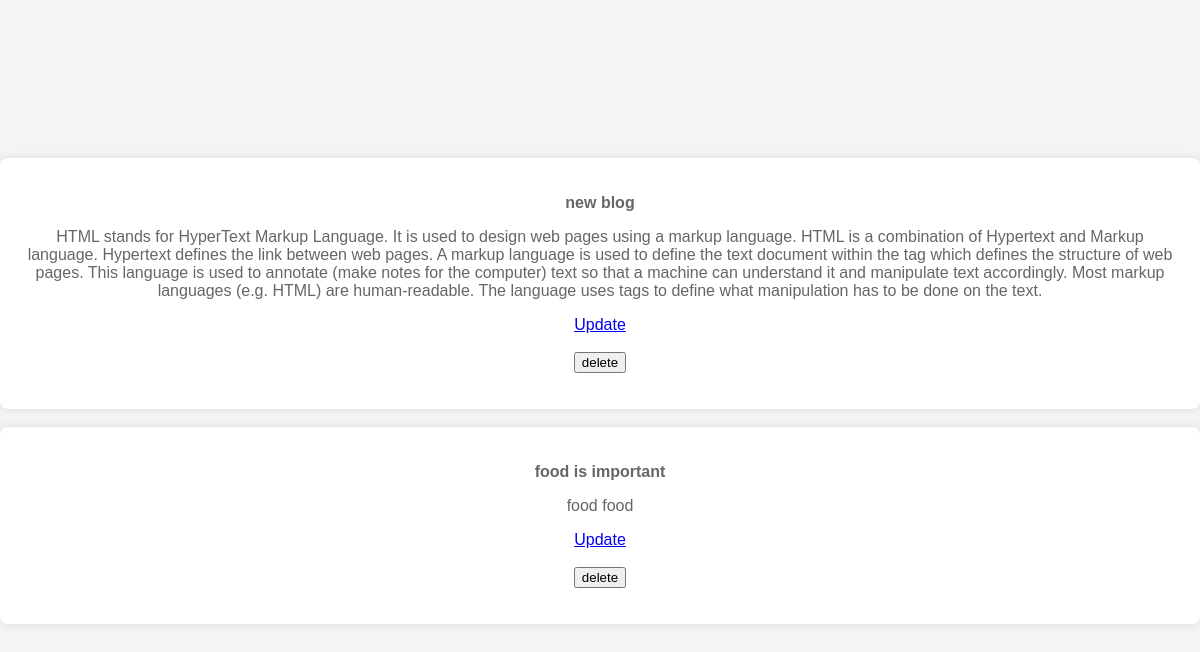
The page /dashboard/feature/ on the database its author committed.
### blogapp/models.py (models this page shows)
class user_blogs(models.Model):
    blog_title=models.CharField(max_length=1000)
    blog_content = models.TextField()
    date_posted = models.DateTimeField(auto_now_add=True)

### blogapp/views.py (the view)
# urls.py: path("feature/", views.featured_blogs, name="featured"),
def featured_blogs(request):
    return render(request,"blog_dashboard.html" ,{'blog_data':user_blogs.objects.all() } )

### blogapp/templates/blog_dashboard.html (shortened to what this page needs)
<html>
    <head>
</head>
<body>
   <br>
   <br>
   <br>
<div>
{% for value in blog_data %}
<div class="container">
<center><p><strong>{{value.blog_title}}</strong></p></center>
<p>{{value.blog_content}}</p>
 <a href="{% url 'update' value.id %}">Update</a>
 <br>
 <br>
 <form action={% url 'delete' value.id %}  method="post">
    <input type="submit" value="delete" id="delete">
 </form>
</div>
<br>
{% endfor %}
 </div>
</body>
</html>

### blogapp/templates/blog_dashboard.html (style rules this page uses)
body { font-family: Arial, sans-serif; margin: 0; padding: 0; display: flex; justify-content: center; align-items: center; height: 100vh; background-color: #f4f4f4; }
.container { text-align: center; padding: 20px; border-radius: 8px; box-shadow: 0 0 10px rgba(0, 0, 0, 0.1); background-color: #fff; }
p { color: #666; }

### rows shown on the page
user_blogs: blog_title "new blog", blog_content "HTML stands for HyperText Markup Language. It is used to design web pages using a markup language. HTML is a combination of Hypertext and Markup language. Hypertext defines the link between web pages. A markup language is used to define the text document within the tag which defines the structure of web pages. This language is used to annotate (make notes for the computer) text so that a machine can understand it and manipulate text accordingly. Most markup languages (e.g. HTML) are human-readable. The language uses tags to define what manipulation has to be done on the text."
user_blogs: blog_title "food is important", blog_content "food food"
